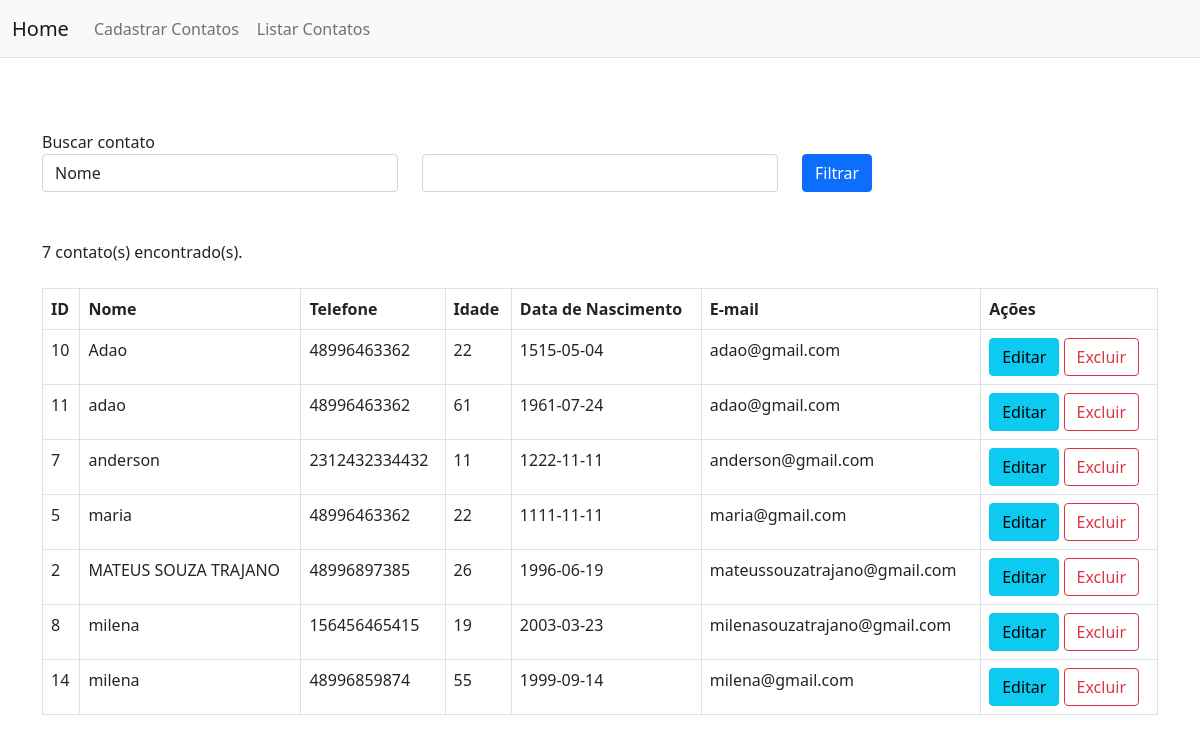
/?page=listar, run on an earlier commit of the app's database.
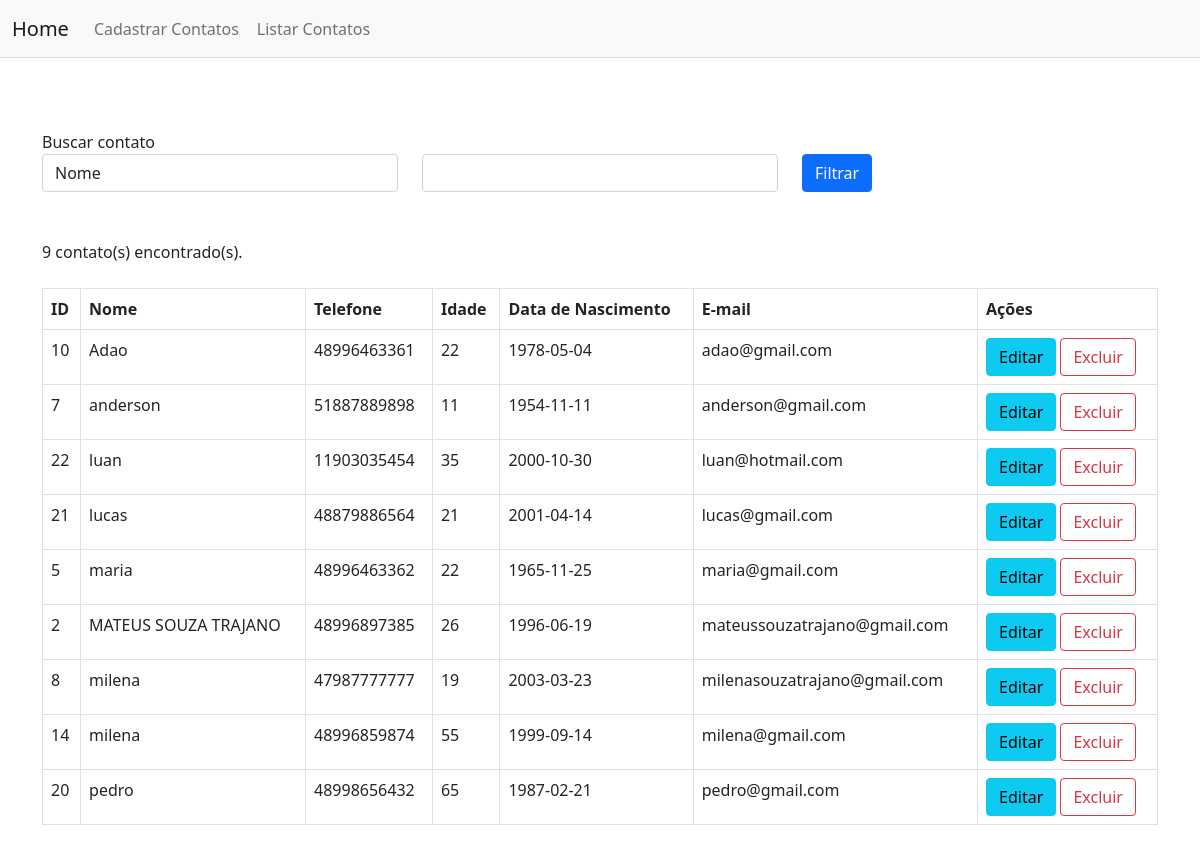
And on a later commit of the database.
### tables this page shows
CREATE TABLE `contato` (
  `id` int(10) UNSIGNED NOT NULL,
  `nome` varchar(250) NOT NULL,
  `telefone` varchar(250) NOT NULL,
  `idade` int(11) NOT NULL,
  `datanasc` date NOT NULL,
  `email` varchar(250) NOT NULL
);

### listar.php (the view, shortened to what this page needs)
<?php
$busca = isset($_POST['busca']) ? $_POST['busca'] : null;
$ft = isset($_POST['ft']) ? $_POST['ft'] : null;
if ($ft == 'nome') {
    $sql = "select * from contato where nome like '%$busca%' order by nome ASC ";
} elseif ($ft == 'telefone') {
    $sql = "select * from contato where telefone like '%$busca%' order by telefone ASC";
} elseif ($ft == 'email') {
    $sql = "select * from contato where email like '%$busca%' order by email ASC";
} else {
    $sql = "select * from contato order by nome ASC";
}
$res = $conexao->query($sql);
$qtd = $res->num_rows;
if ($qtd > 0) { ?>
    <section>
        <form method='POST' action="">
            <div class="row my-4">
                <label>Buscar contato</label>
                <div class="col">
                    <select name='ft' class="form-control">
                        <option value="nome" selected>Nome</option>
                    </select>
                    <br>
                </div>
                <div class="col">
                    <input type='text' name='busca' class='form-control' value="<?= $busca ?>" autofocus><br>
                </div>
                <div class="col">
                    <button type="submit" class="btn btn-primary">Filtrar</button>
                </div>
            </div>
        </form>
    </section>
<?php
    print "$qtd contato(s) encontrado(s).";
    print "<br><br>";
    print "<table class='table table-bordered'>";
    print "<tr>";
    print "<th>ID</th>";
    print "<th>Nome</th>";
    print "<th>Telefone</th>";
    print "<th>Idade</th>";
    print "<th>Data de Nascimento</th>";
    print "<th>E-mail</th>";
    print "<th>Ações</th>";
    print "</tr>";
    while ($exibirRegistro = mysqli_fetch_array($res)) {
        $id = $exibirRegistro[0];
        $nome = $exibirRegistro[1];
        $telefone = $exibirRegistro[2];
        $idade = $exibirRegistro[3];
        $datanasc = $exibirRegistro[4];
        $email = $exibirRegistro[5];
        print "<tr>";
        print "<td>" . $id . "</td>";
        print "<td>" . $nome . "</td>";
        print "<td>" . $telefone . "</td>";
        print "<td>" . $idade . "</td>";
        print "<td>" . $datanasc . "</td>";
        print "<td>" . $email . "</td>";
        print "<td>
                    <button onclick=\"location.href='?page=editar&id=" . $id . "';\"   class='btn btn-info'>Editar</button>
                    <button onclick=\"if(confirm('Tem certeza que deseja excluir?')){
                                        location.href='?page=salvar&acao=excluir&id=" . $id . "';
                                    }else{
                                        false;
                                    }
                                    \"   class='btn btn-outline-danger'>Excluir</button>
                    </td>";
        print "</tr>";
    }
    print "</table>";
} else {
    print "<p class='alert alert-danger'>Não foi encontrado resultados!</p>";
}
?>

### index.php (shortened to what this page needs)
<!doctype html>
<html lang="pt-br">
<head>
    <link href="css/bootstrap.min.css" rel="stylesheet">
</head>
<body>
    <nav class="navbar navbar-expand-lg navbar-light bg-light nav-tabs">
        <div class="container-fluid">
            <a class="navbar-brand" href="index.php">Home</a>
            <div class="collapse navbar-collapse" id="navbarNav">
                <ul class="navbar-nav">
                    <li class="nav-item">
                        <a class="nav-link" href="?page=novo">Cadastrar Contatos</a>
                    </li>
                    <li class="nav-item">
                        <a class="nav-link" href="?page=listar">Listar Contatos</a>
                    </li>
                </ul>
            </div>
        </div>
    </nav>
    <div class="container">
        <div class="row">
            <div class="col mt-5">
                <?php
                include("conexao.php");
                switch (@$_REQUEST["page"]) {
                    case "listar":
                        include("listar.php");
                        break;
                }
                ?>
            </div>
        </div>
    </div>
</body>
</html>

What changed in the data, as far as the page shows it:
removed contato: id "11", nome "adao", telefone "48996463362", idade "61", datanasc "1961-07-24", email "adao@gmail.com"
changed contato "Adao": telefone "48996463362" → "48996463361"; datanasc "1515-05-04" → "1978-05-04"
changed contato "anderson": telefone "2312432334432" → "51887889898"; datanasc "1222-11-11" → "1954-11-11"
added contato: id "22", nome "luan", telefone "11903035454", idade "35", datanasc "2000-10-30", email "luan@hotmail.com"
added contato: id "21", nome "lucas", telefone "48879886564", idade "21", datanasc "2001-04-14", email "lucas@gmail.com"
changed contato "maria": datanasc "1111-11-11" → "1965-11-25"
changed contato "milenasouzatrajano@gmail.com": telefone "156456465415" → "47987777777"
added contato: id "20", nome "pedro", telefone "48998656432", idade "65", datanasc "1987-02-21", email "pedro@gmail.com"
Also different on the page:
$qtd: "7" → "9"
